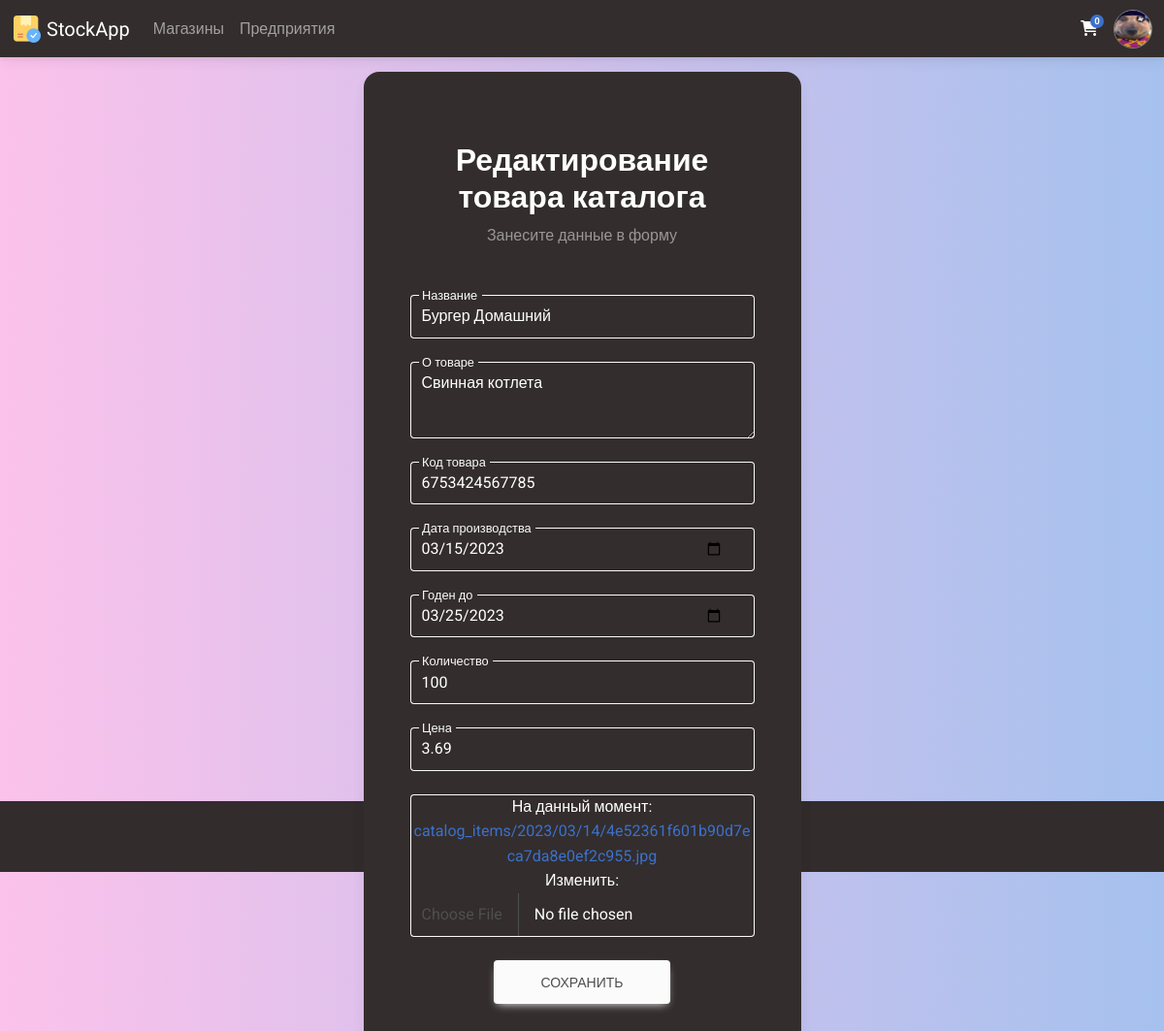
/manufacture/edit_item/2 (signed in), run on an earlier commit of the app's database.
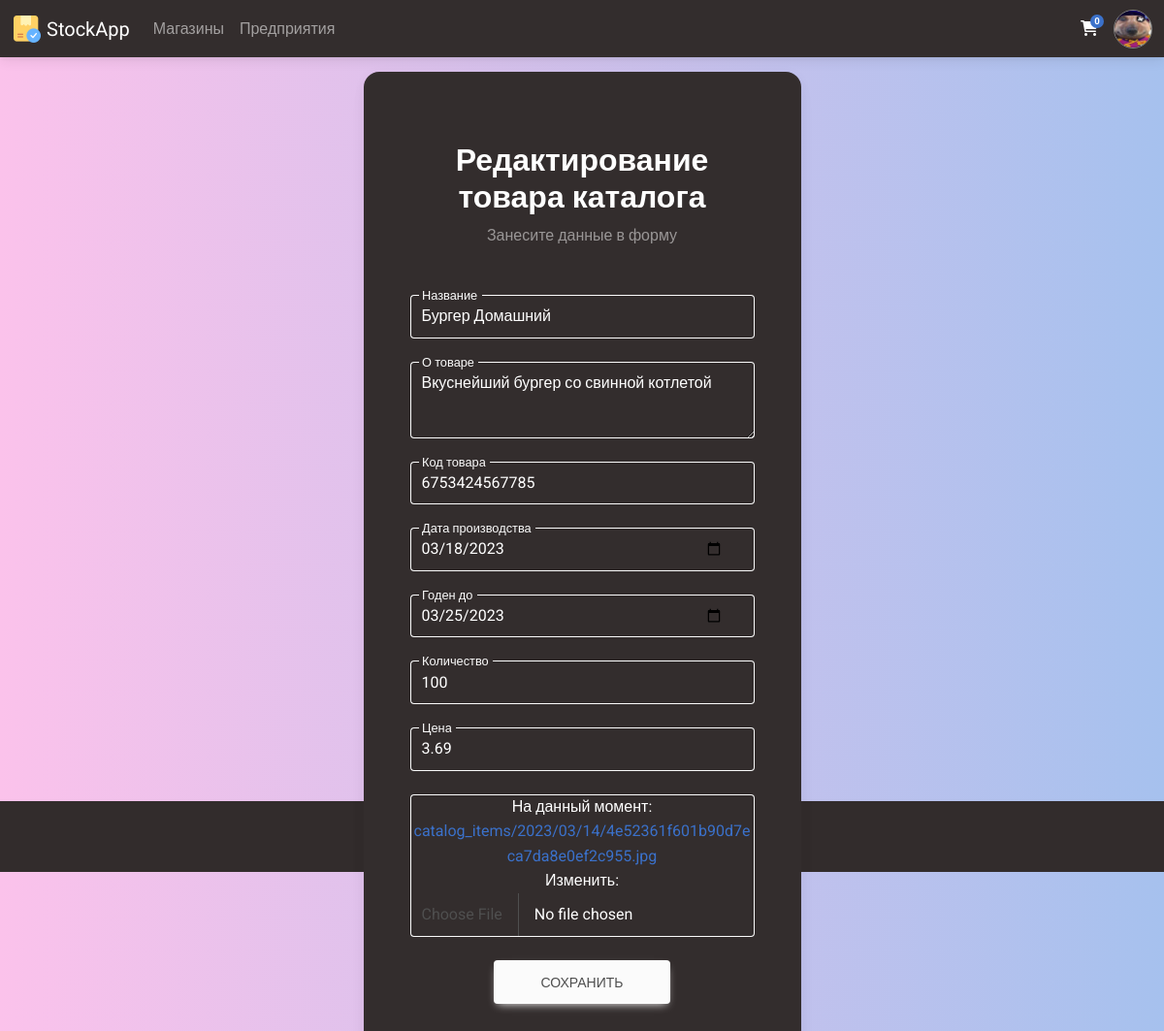
And on a later commit of the database.
### Manufacture/models.py (models this page shows, shortened)
class CatalogItem(models.Model):
    manufacturer = models.ForeignKey('Manufacture', on_delete=models.CASCADE, blank=False, null=True, verbose_name='Производитель')
    name = models.CharField(max_length = 150, verbose_name='Название')
    bio = models.TextField(blank=True, verbose_name='О товаре')
    code = models.CharField(max_length = 13, verbose_name='Код товара')
    photo = models.ImageField(upload_to = 'catalog_items/%Y/%m/%d/', blank=False, verbose_name='Фото')
    date_of_manufacture = models.DateField(verbose_name='Дата производства', default='2000-01-01')
    expiration_date = models.DateField(verbose_name='Годен до', default='2000-01-01')
    amount = models.IntegerField(validators=[MinValueValidator(0), MaxValueValidator(100000)], default=100, verbose_name='Произведено единиц')
    price = models.FloatField(validators=[MinValueValidator(0.01), MaxValueValidator(252734999999999.97)], verbose_name='Цена')
    class Meta:
        verbose_name = 'Товар каталога'
        verbose_name_plural = 'Товары каталога'
        ordering = ['-name', '-id']

### Manufacture/views.py (the view)
# urls.py: path('edit_item/<int:id>', edit_item, name='edit_item'),
@login_required(login_url='login')
def edit_item(request, id):
    profile = Profile.objects.get(user=request.user)
    item = CatalogItem.objects.get(id=id)
    if profile.manufactures.filter(name=item.manufacturer.name).exists():
        form = CreateCatalogItemForm(request.POST or None, request.FILES or None, instance=item)
        if form.is_valid():
            form.save()
            messages.success(request, ("Изменения сохранены!"))
            return redirect('view_manufacture', name=item.manufacturer.name)
        context = {
            'title': 'Редактирование товара каталога',
            'request': request,
            'form': form,
        }
        return render(request, 'create_item.html', context)
    else:
        messages.success(request, ("Вы не можете редактировать данный товар, так как не состоите в предприятии, которому он принадлежит!"))
        return redirect('view_manufacture', name=item.manufacturer.name)

### Main/templatetags/main_tags.py (called while the page is built)
@register.inclusion_tag('modules/nav_profile.html')
def nav_profile(request):
    if request.user.is_authenticated:
        userobj = User.objects.get(username=request.user)
        profile = Profile.objects.get(user=userobj)
        context = {
            "request": request,
            "profile": profile,
        }
    else:
        context = {
            "request": request,
        }
    return context

@register.simple_tag()
def cart_items(request):
    return Profile.objects.get(user=request.user).cart.count()

### Manufacture/templates/create_item.html (shortened to what this page needs)
{% extends 'base.html' %}
{% load static %}
{% block head %}
<link rel="stylesheet" href="{% static 'styles/profile.css' %}">
{% endblock %}
{% block content %}
<section class="vh-100 gradient-custom-2">
    <div class="container py-5 h-50">
      <div class="row d-flex justify-content-center align-items-center h-50">
        <div class="col-12 col-md-8 col-lg-6 col-xl-5">
          <div class="card bg-dark text-white" style="border-radius: 1rem;">
            <div class="card-body p-5 text-center">
              <div class="mb-md-5 mt-md-4 pb-1">
                <h2 class="fw-bold mb-">{{title}}</h2>
                <p class="text-white-50 mb-5">Занесите данные в форму</p>
                <form action="" method="POST" enctype="multipart/form-data">
                    <div class="form-outline form-white mb-4">
                        {{ form.name }}
                        <label class="form-label" for="typeNameX">Название</label>
                    </div>
                    <div class="form-outline form-white mb-4">
                      {{ form.bio }}
                      <label class="form-label" for="typeBioX">О товаре</label>
                    </div>
                    <div class="form-outline form-white mb-4">
                      {{ form.code }}
                      <label class="form-label" for="typeCodeX">Код товара</label>
                    </div>
                    <div class="form-outline form-white mb-4">
                      {{ form.date_of_manufacture }}
                      <label class="form-label" for="typeDateX">Дата производства</label>
                    </div>
                    <div class="form-outline form-white mb-4">
                      {{ form.expiration_date }}
                      <label class="form-label" for="typeExpX">Годен до</label>
                    </div>
                    <div class="form-outline form-white mb-4">
                      {{ form.amount }}
                      <label class="form-label" for="typeAmountX">Количество</label>
                    </div>
                    <div class="form-outline form-white mb-4">
                      {{ form.price }}
                      <label class="form-label" for="typePriceX">Цена</label>
                    </div>
                    <div class="form-outline form-white mb-4">
                      {{ form.photo }}
                    </div>
                    <button class="btn btn-light btn-lg px-5" type="submit">Сохранить</button>
                </form>
              </div>
            </div>
          </div>
        </div>
      </div>
    </div>
</section>
{% endblock %}

What changed in the data, as far as the page shows it:
changed CatalogItem "Бургер Домашний": bio "Свинная котлета" → "Вкуснейший бургер со свинной котлетой"; date_of_manufacture "03/15/2023" → "03/18/2023"
